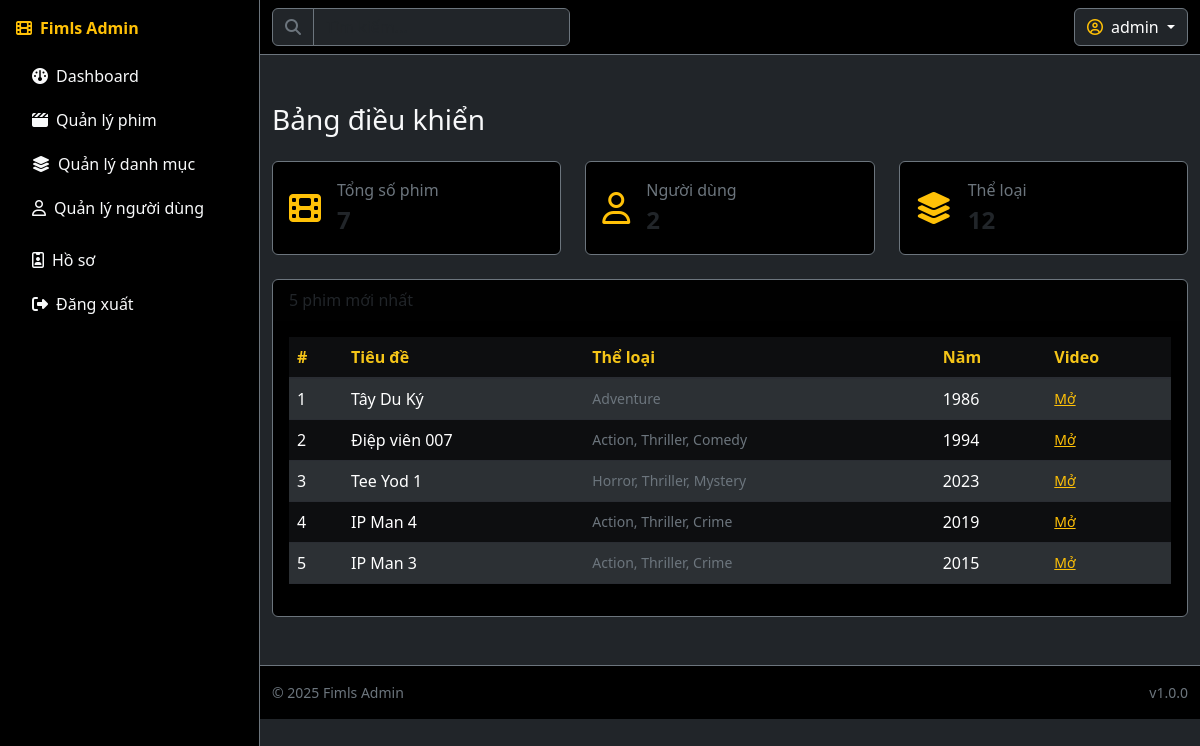
Page /admin/dashboard.php (signed in) on the committed database.
### tables this page shows
CREATE TABLE `movies` (
  `id` int(11) NOT NULL,
  `title` varchar(255) NOT NULL,
  `description` text DEFAULT NULL,
  `thumbnail` varchar(255) DEFAULT NULL,
  `year` year(4) DEFAULT NULL,
  `duration` varchar(50) DEFAULT NULL,
  `video_url` text DEFAULT NULL,
  `created_at` timestamp NOT NULL DEFAULT current_timestamp()
);

### admin/dashboard.php (the view, shortened to what this page needs)
<?php include __DIR__ . '/includes/header.php'; ?>
<div class="admin-layout">
<?php include __DIR__ . '/includes/sidebar.php'; ?>
<div>
<?php include __DIR__ . '/includes/topbar.php'; ?>
<main class="container-fluid my-4 my-md-5">
  <h3 class="section-title mb-4">Bảng điều khiển</h3>
  <div class="row g-3 g-md-4">
    <?php
      $moviesCount = $mysqli->query('SELECT COUNT(*) c FROM movies')->fetch_assoc()['c'] ?? 0;
      $usersCount = $mysqli->query('SELECT COUNT(*) c FROM users')->fetch_assoc()['c'] ?? 0;
      $catsCount = $mysqli->query('SELECT COUNT(*) c FROM categories')->fetch_assoc()['c'] ?? 0;
    ?>
    <div class="col-md-4">
      <div class="card bg-black border-secondary">
        <div class="card-body d-flex align-items-center gap-3">
          <i class="fa-solid fa-film text-warning fs-2"></i>
          <div>
            <div class="text-secondary">Tổng số phim</div>
            <div class="fs-4 fw-bold"><?php echo $moviesCount; ?></div>
          </div>
        </div>
      </div>
    </div>
    <div class="col-md-4">
      <div class="card bg-black border-secondary">
        <div class="card-body d-flex align-items-center gap-3">
          <i class="fa-regular fa-user text-warning fs-2"></i>
          <div>
            <div class="text-secondary">Người dùng</div>
            <div class="fs-4 fw-bold"><?php echo $usersCount; ?></div>
          </div>
        </div>
      </div>
    </div>
    <div class="col-md-4">
      <div class="card bg-black border-secondary">
        <div class="card-body d-flex align-items-center gap-3">
          <i class="fa-solid fa-layer-group text-warning fs-2"></i>
          <div>
            <div class="text-secondary">Thể loại</div>
            <div class="fs-4 fw-bold"><?php echo $catsCount; ?></div>
          </div>
        </div>
      </div>
    </div>
  </div>
  <div class="card bg-black border-secondary mt-4">
    <div class="card-header">5 phim mới nhất</div>
    <div class="card-body">
      <div class="table-responsive">
        <table class="table table-dark table-striped align-middle">
          <thead><tr><th>#</th><th>Tiêu đề</th><th>Thể loại</th><th>Năm</th><th>Video</th></tr></thead>
          <tbody>
            <?php
              $latest = $mysqli->query("
                SELECT
                  m.*,
                  GROUP_CONCAT(c.name SEPARATOR ', ') AS category_name
                FROM movies m
                LEFT JOIN movie_categories mc ON m.id = mc.movie_id
                LEFT JOIN categories c ON mc.category_id = c.id
                GROUP BY m.id
                ORDER BY m.created_at DESC
                LIMIT 5
              ");
              $i=1; while($m=$latest->fetch_assoc()):
            ?>
            <tr>
              <td><?php echo $i++; ?></td>
              <td><?php echo htmlspecialchars($m['title']); ?></td>
              <td class="text-secondary small"><?php echo htmlspecialchars($m['category_name'] ?? ''); ?></td>
              <td><?php echo htmlspecialchars($m['year']); ?></td>
              <td class="small"><a class="text-warning" target="_blank" href="<?php echo htmlspecialchars($m['video_url']); ?>">Mở</a></td>
            </tr>
            <?php endwhile; ?>
          </tbody>
        </table>
      </div>
    </div>
  </div>
</main>
<?php include __DIR__ . '/includes/footer.php'; ?>

### assets/css/admin.css (style rules this page uses)
:root { --admin-bg: #0f0f10; --admin-panel: #111214; --admin-border: #2a2d33; --admin-gold: #f5c518; }
body { background-color: var(--admin-bg); }
.admin-layout { display: grid; grid-template-columns: 260px 1fr; min-height: 100vh; }
.card { background-color: #0d0e10; border: 1px solid var(--admin-border); }
.table { --bs-table-bg: #0d0e10; --bs-table-border-color: var(--admin-border); }
.table td { vertical-align: middle; }
.table th { border-bottom: 2px solid var(--admin-border); font-weight: 600; color: var(--admin-gold); }

### rows in the picture
movies: title "Tây Du Ký", category_name "Adventure", year "1986"
movies: title "Điệp viên 007", category_name "Action, Thriller, Comedy", year "1994"
movies: title "Tee Yod 1", category_name "Horror, Thriller, Mystery", year "2023"
movies: title "IP Man 4", category_name "Action, Thriller, Crime", year "2019"
movies: title "IP Man 3", category_name "Action, Thriller, Crime", year "2015"

### other values in the picture
$_SESSION['user']['username'] "admin"
$moviesCount "7"
$usersCount "2"
$catsCount "12"
